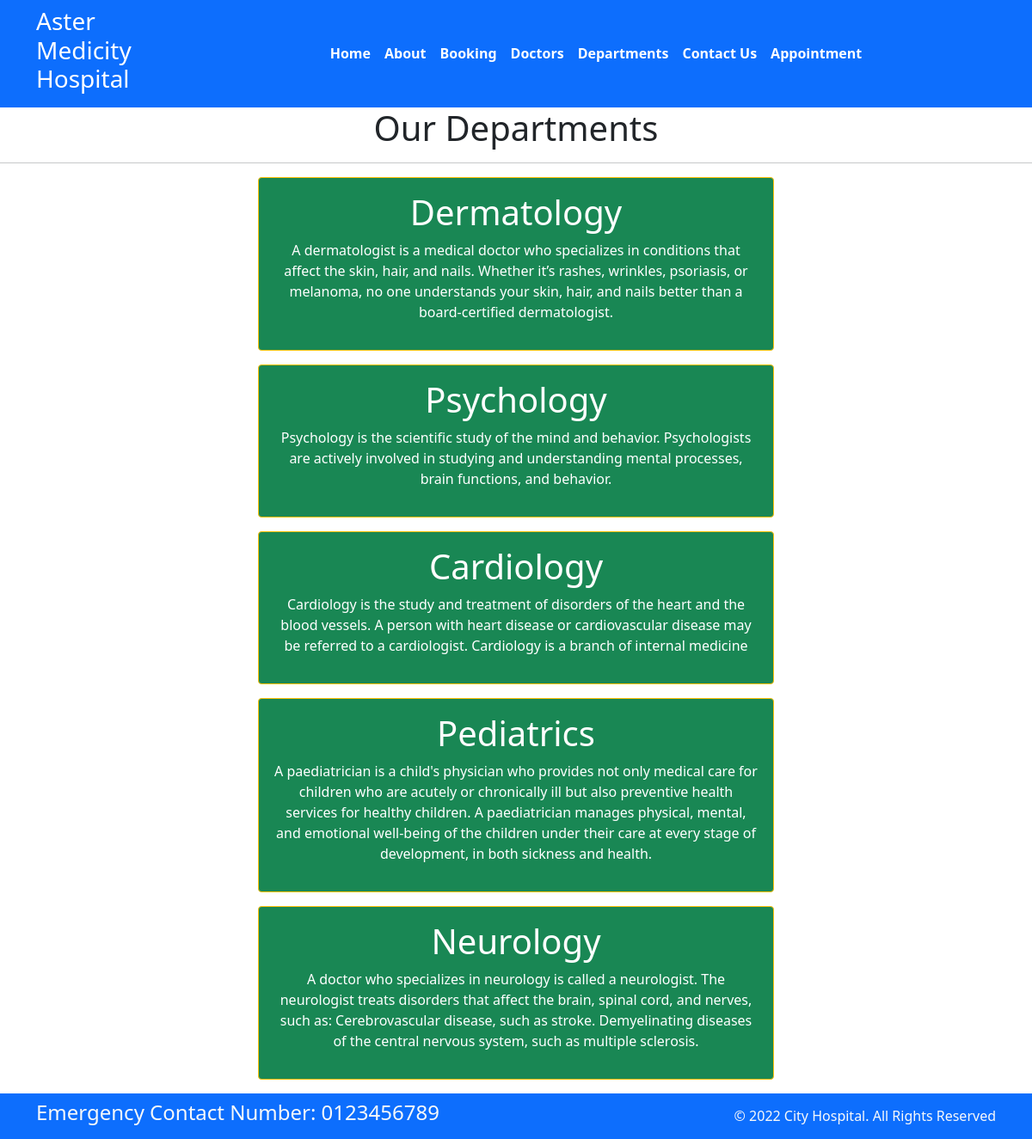
Screenshot of /department with the database file from the repository.
### home/models.py (models this page shows, shortened)
class Departments(models.Model):
    dep_name = models.CharField(max_length=100)
    dep_decription = models.TextField()

### home/views.py (the view)
# urls.py: path('department', views.department,name = 'department'),
def department(request):
    dict_dept = {
        'dept': Departments.objects.all()
    }
    return render(request, 'department.html', dict_dept)

### templates/department.html (shortened to what this page needs)
{% extends 'base.html' %}
{% block content%}
<h1 class="text-center"> Our Departments </h1>
<hr>
{% for d in dept %}
<div class="mx-auto w-50 bg-success text-center text-white p-3 my-3 border border-warning rounded">
    <h1>{{d.dep_name}}</h1>
    <p>{{d.dep_decription}}</p>
</div>
{% endfor %}
{% endblock %}

### rows the page displays
Departments: dep_name "Dermatology", dep_decription "A dermatologist is a medical doctor who specializes in conditions that affect the skin, hair, and nails. Whether it’s rashes, wrinkles, psoriasis, or melanoma, no one understands your skin, hair, and nails better than a board-certified dermatologist."
Departments: dep_name "Psychology", dep_decription "Psychology is the scientific study of the mind and behavior. Psychologists are actively involved in studying and understanding mental processes, brain functions, and behavior."
Departments: dep_name "Cardiology", dep_decription "Cardiology is the study and treatment of disorders of the heart and the blood vessels. A person with heart disease or cardiovascular disease may be referred to a cardiologist. Cardiology is a branch of internal medicine"
Departments: dep_name "Pediatrics", dep_decription "A paediatrician is a child's physician who provides not only medical care for children who are acutely or chronically ill but also preventive health services for healthy children. A paediatrician manages physical, mental, and emotional well-being of the children under their care at every stage of development, in both sickness and health."
Departments: dep_name "Neurology", dep_decription "A doctor who specializes in neurology is called a neurologist. The neurologist treats disorders that affect the brain, spinal cord, and nerves, such as: Cerebrovascular disease, such as stroke. Demyelinating diseases of the central nervous system, such as multiple sclerosis."
